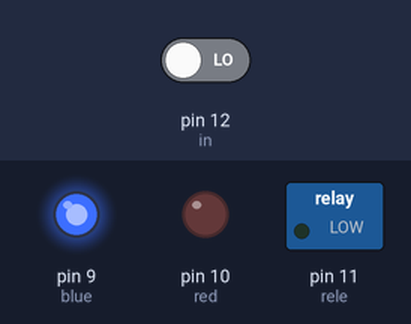
Recording of a sketch running on a simulated Arduino Uno, built with avr-gcc and run on an emulated ATmega328P. Parts: switched loads named in the sketch (green lamp = pin HIGH), output pins drawn as LEDs (lit = HIGH). The test bench sets the inputs (shaded band); at power-on: pin 12 (in) LOW.

Above: at 1.2 s.
1.3 s: pin 12 (in) driven HIGH
At 2.5 s:
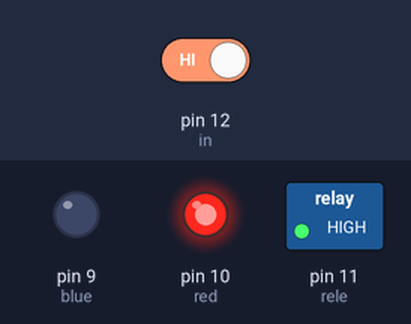
2.8 s: pin 12 (in) driven LOW
At 3.7 s:
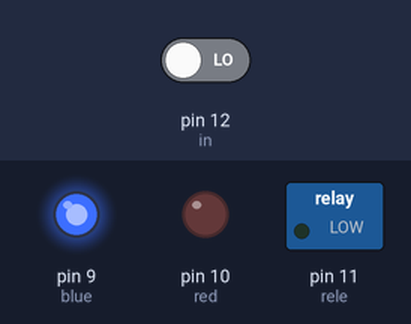
Timing chart, 0 to 5.8 s (numbered marks = the images above; inputs shaded):
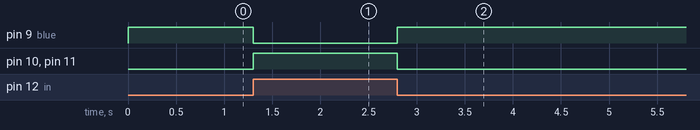

The sketch:

Bomba_de_agua_sumergible.ino
```cpp
/*
Fundacion kinal
Centro tecnico educativo laboral Kinal
Electronica
Grado: Quinto
Seccion: A
Curso: Taller en electronica digital y reparacion de computadoras I
Nombre: Wolf Renato Giovanni Salguero Barrios
Carne: 2021179
*/

#define in 12
#define rele 11
#define red 10
#define blue 9


void setup() {
pinMode(12, INPUT);
pinMode(11, OUTPUT);
pinMode(10, OUTPUT);
pinMode(9, OUTPUT);

}

void loop() {

  digitalRead(in);

if(digitalRead(in) == HIGH){
  digitalWrite(rele, HIGH);
  digitalWrite(blue, LOW);
  digitalWrite(red, HIGH);
}

if(digitalRead(in) == LOW){
  digitalWrite(rele, LOW);
  digitalWrite(blue, HIGH);
  digitalWrite(red, LOW);
}

}
```

Measured:
- after the input at 1.3 s, pin 9 (blue): HIGH → LOW at once; pin 10 (red), pin 11 (rele): LOW → HIGH at once
- after the input at 2.8 s, pin 9 (blue): LOW → HIGH at once; pin 10 (red), pin 11 (rele): HIGH → LOW at once
